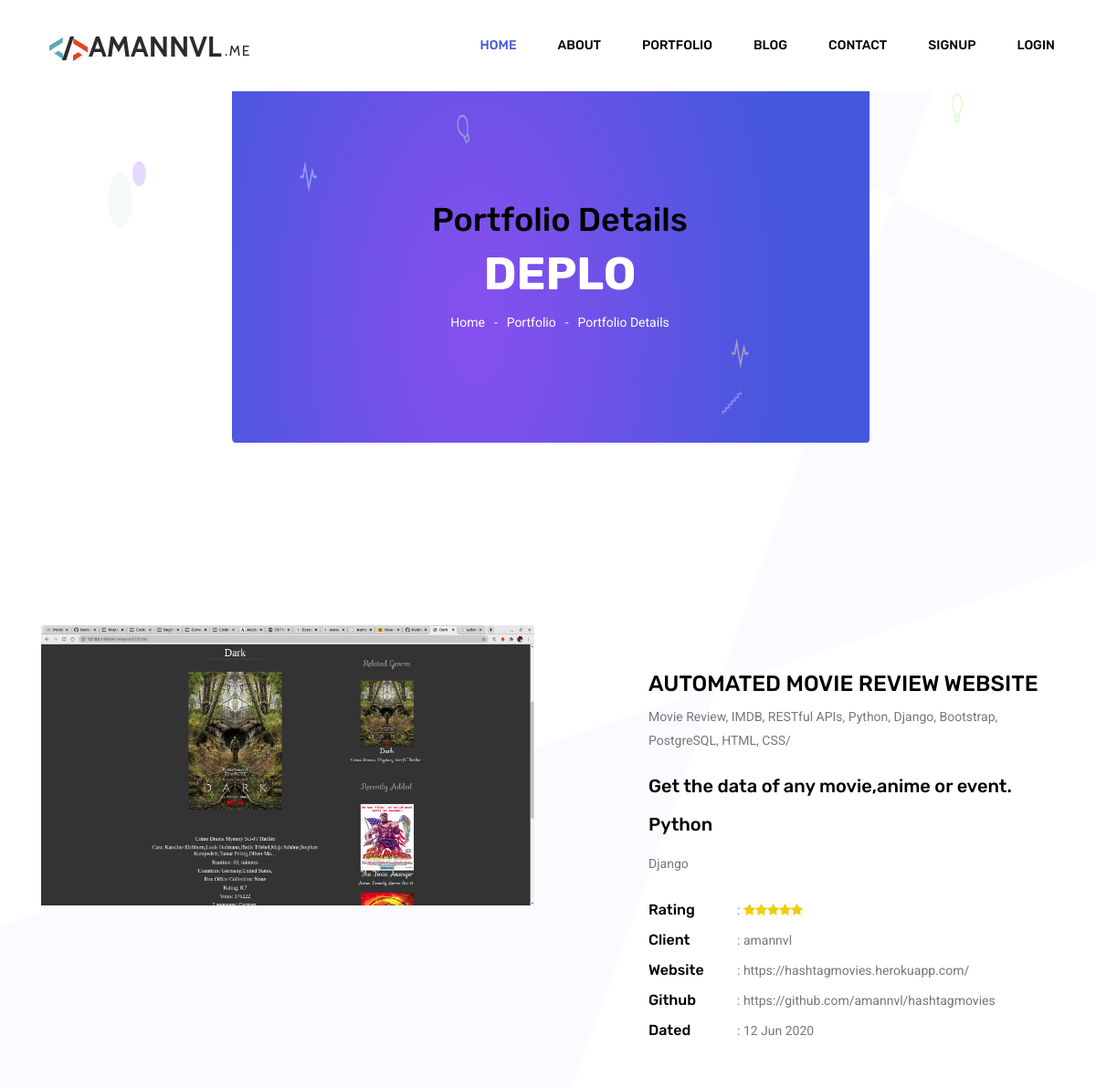
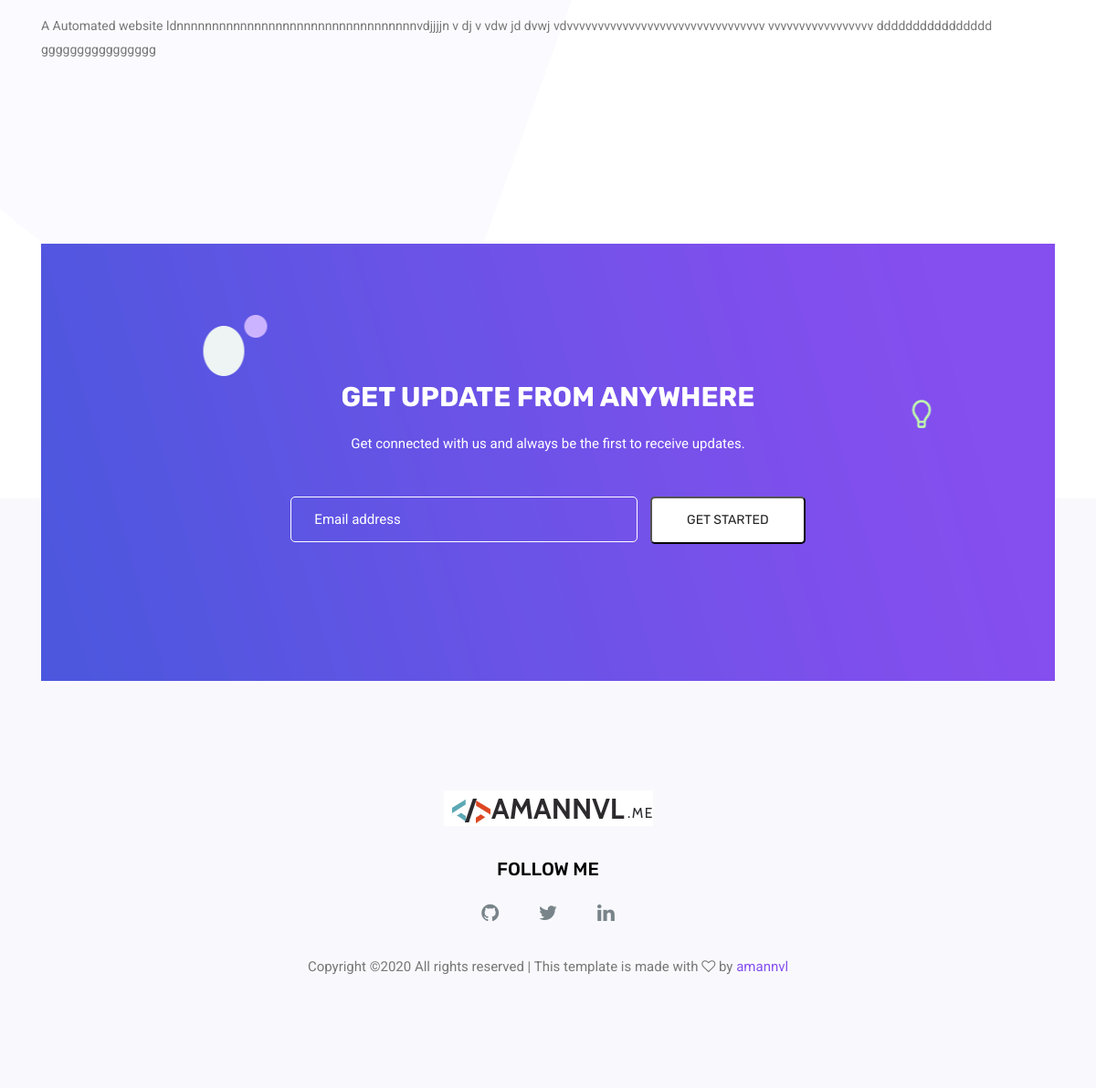
/1/, run on the app's committed database (2 pictures, top to bottom).
### web/models.py (models this page shows, shortened)
class Project(models.Model):
    p_id = models.AutoField(primary_key=True)
    title = models.TextField(null=True, default="")
    github_url = models.URLField(null=True, blank=True, default="")
    desc = models.TextField(null=True, default="")
    language = models.CharField(null=True, max_length=150, default="")
    framework = models.CharField(max_length=250, default="")
    client = models.CharField(max_length=250, default="")
    date = models.CharField(max_length=100, default="")
    keyword = models.CharField(null=True, max_length=350, default="")
    subtitle = models.CharField(max_length=300, default="")
    web_url = models.URLField(null=True, blank=True, default="")
    image_url = models.ImageField(null=True, blank=True, default="")

### web/views.py (the view)
# urls.py: path("<int:p_id>/", views.portfoliodetails, name="portfoliodetails"),
def portfoliodetails(request, p_id):
    post = Project.objects.filter(p_id=p_id).first()
    context = {'post': post}
    return render(request, 'web/portfolio-details.html', context)

### web/templates/web/portfolio-details.html (shortened to what this page needs)
{% extends 'web/basic.html' %}
{% load static %}
    {% block body %}
    <section class="banner_area">
        <div class="banner_inner d-flex align-items-center">
            <div class="container">
                <div class="banner_content text-center">
                    <h1>Portfolio Details</h1>
                    <h2>Development Projects</h2>
                    <div class="page_link">
                        <a href="/">Home</a>
                        <a href="/portfolio">Portfolio</a>
                        <a href="/{{ post.p_id }}">Portfolio Details</a>
                    </div>
                </div>
            </div>
        </div>
    </section>
	<section class="portfolio_details_area section_gap">
        <div class="container">
            <div class="portfolio_details_inner">
                <div class="row">
                    <div class="col-lg-6">
                        <div class="left_img">
                            <img class="img-fluid" src="{{ post.image_url.url }}" alt="{{ post.title }}">
                        </div>
                    </div>
                    <div class="offset-lg-1 col-lg-5">
                        <div class="portfolio_right_text mt-30">
                            <h3 class="text-uppercase">{{ post.title }}</h3>
                            <p>{{ post.keyword }}</p>
                            <h4>
                                {{ post.subtitle }}
                            </h4>
                            <h4>{{ post.language }}</h4>
                            <p>{{ post.framework }}</p>
                            <ul class="list">
                                <li><span>Rating</span>: <i class="fa fa-star"></i><i class="fa fa-star"></i><i class="fa fa-star"></i><i class="fa fa-star"></i><i
                                        class="fa fa-star"></i></li>
                                <li><span>Client</span>: {{ post.client }}</li>
                                <li><span>Website</span>: {{ post.web_url }}</li>
                                <li><span>Github</span>: {{ post.github_url }}</li>
                                <li><span>Dated</span>: {{ post.date }}</li>
                            </ul>
                        </div>
                    </div>
                </div>
                <p>{{ post.desc }}</p>
            </div>
        </div>
    </section>
	{% endblock %}

### web/templates/web/basic.html (shortened to what this page needs)
<!doctype html>
<html lang="en">
{% load static %}
<head>
<link href='https://api.mapbox.com/mapbox-gl-js/v1.11.0/mapbox-gl.css' rel='stylesheet' />
	<link rel="stylesheet" href="{% static 'web/css/bootstrap.css' %}">
	<link rel="stylesheet" href="{% static 'web/vendors/linericon/style.css' %}">
	<link rel="stylesheet" href="{% static 'web/css/font-awesome.min.css' %}">
	<link rel="stylesheet" href="{% static 'web/vendors/owl-carousel/owl.carousel.min.css' %}">
	<link rel="stylesheet" href="{% static 'web/css/magnific-popup.css' %}">
	<link rel="stylesheet" href="{% static 'web/vendors/nice-select/css/nice-select.css' %}">
	<link rel="stylesheet" href="{% static 'web/css/style.css' %}">
</head>
<body>
	<header class="header_area">
		<div class="main_menu">
			<nav class="navbar navbar-expand-lg navbar-light">
				<div class="container">
					<a class="navbar-brand logo_h" href="/"><img src="{% static 'web/img/logoimage.png' %}" alt="amannvl"></a>
					<div class="collapse navbar-collapse offset" id="navbarSupportedContent">
						<ul class="nav navbar-nav menu_nav justify-content-end">
							<li class="nav-item active"><a class="nav-link" href="/">Home</a></li>
							<li class="nav-item"><a class="nav-link" href="/about">About</a></li>
							<li class="nav-item"><a class="nav-link" href="/portfolio">Portfolio</a></li>
							<li class="nav-item"><a class="nav-link" href="/blog">Blog</a></li>
							<li class="nav-item"><a class="nav-link" href="/contact">Contact</a></li>
							{% if user.is_authenticated %}
							<li class="nav-item"><a class="nav-link" href="/blogwrite">Write Blog</a></li>
							<li class="nav-item"><form method="post"><a class="nav-link" href="/logout">Logout</a></form></li>
							<li class="nav-item"><h1 class="nav-link"><b>{{ request.user }}</b></h1></li>
							{% else %}
							<li class="nav-item"><a class="nav-link" href="/signup">SignUp</a></li>
							<li class="nav-item"><a class="nav-link" href="/login">Login</a></li>
							{% endif %}
						</ul>
					</div>
				</div>
			</nav>
		</div>
	</header>
 {% block body %}  {% endblock %}
	<section class="newsletter_area">
		<div class="container">
			<div class="row justify-content-center align-items-center">
				<div class="col-lg-12">
					<div class="subscription_box text-center">
						<h2 class="text-uppercase text-white">get update from anywhere</h2>
						<p class="text-white">
							Get connected with us and always be the first to receive updates.
						</p>
						<div class="subcribe-form" id="mc_embed_signup">{% csrf_token %}
							<form target="_blank" novalidate="true" action="/" method="post" class="subscription relative">{% csrf_token %}
								<input name="email" id="email" placeholder="Email address" onfocus="this.placeholder = 'Email address'" onblur="this.placeholder = 'Email address'" required="" type="email">
								<button class="primary-btn hover d-inline">Get Started</button>
							</form>
						</div>
					</div>
				</div>
			</div>
		</div>
	</section>
	<footer class="footer_area">
        <div class="container">
            <div class="row justify-content-center">
                <div class="col-lg-12">
                    <div class="footer_top flex-column">
                        <div class="footer_logo">
                            <a href="https://www.amannvl.me/">
                                <img src="{% static 'web/img/logo.jpg' %}" alt="">
                            </a>
                            <h4>Follow Me</h4>
                        </div>
                        <div class="footer_social">
                            <a href="https://github.com/amannvl"><i class="fa fa-github"></i></a>
                            <a href="https://twitter.com/amannvl"><i class="fa fa-twitter"></i></a>
                            <a href="https://www.linkedin.com/in/amannvl/"><i class="fa fa-linkedin"></i></a>
                        </div>
                    </div>
                </div>
            </div>
            <div class="row footer_bottom justify-content-center">
                <p class="col-lg-8 col-sm-12 footer-text">
Copyright &copy;<script>document.write(new Date().getFullYear());</script> All rights reserved | This template is made with <i class="fa fa-heart-o" aria-hidden="true"></i> by <a href="https://amannvl.me" target="_blank">amannvl</a>
</p>
            </div>
        </div>
    </footer>
</body>
</html>

### data on the page
Project: image_url (picture), title "AUTOMATED MOVIE REVIEW WEBSITE", keyword "Movie Review, IMDB, RESTful APIs, Python, Django, Bootstrap, PostgreSQL, HTML, CSS/", subtitle "Get the data of any movie,anime or event.", language "Python", framework "Django", client "amannvl", web_url "https://hashtagmovies.herokuapp.com/", github_url "https://github.com/amannvl/hashtagmovies", date "12 Jun 2020", desc "A Automated website ldnnnnnnnnnnnnnnnnnnnnnnnnnnnnnnnnnnvdjjjjn v dj v vdw jd dvwj vdvvvvvvvvvvvvvvvvvvvvvvvvvvvvvvvv vvvvvvvvvvvvvvvvv dddddddddddddddd gggggggggggggggg"
